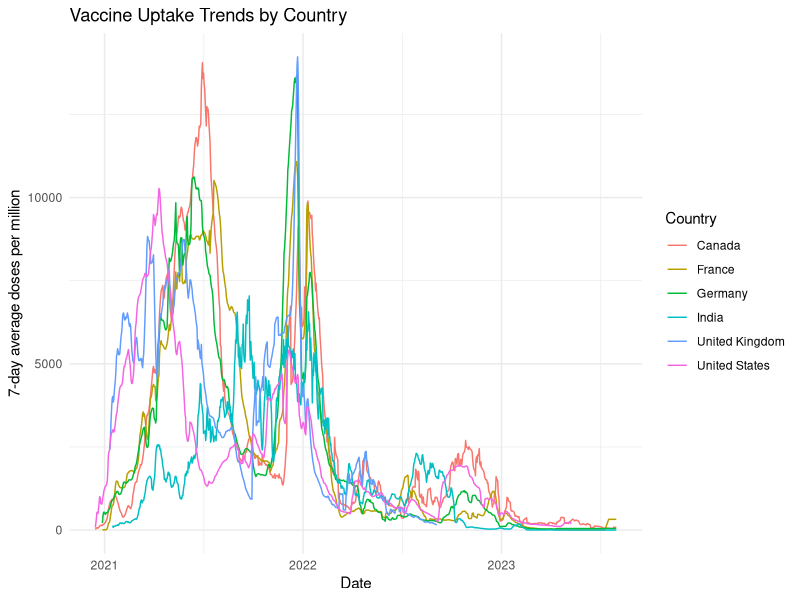
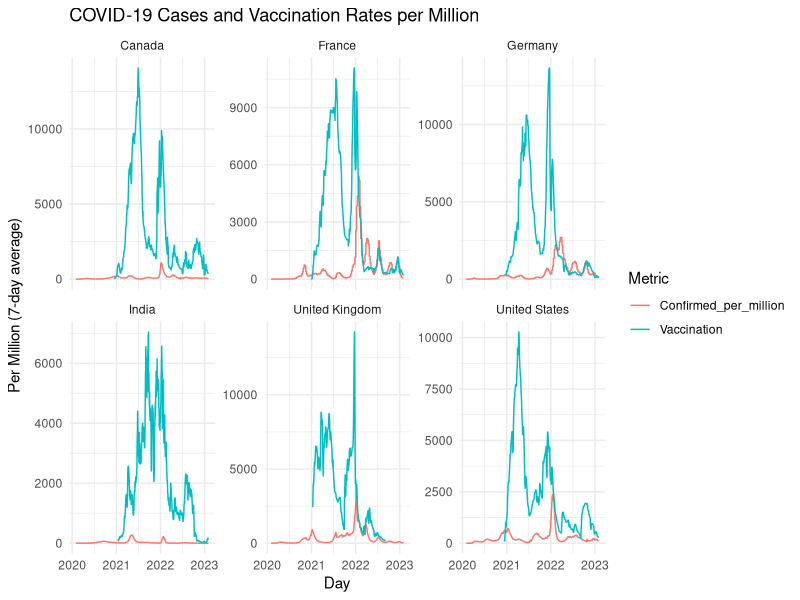
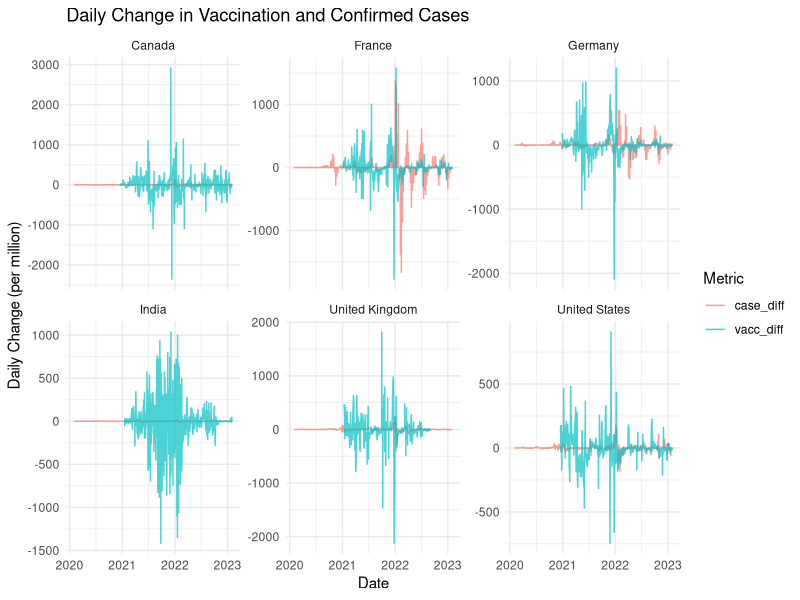
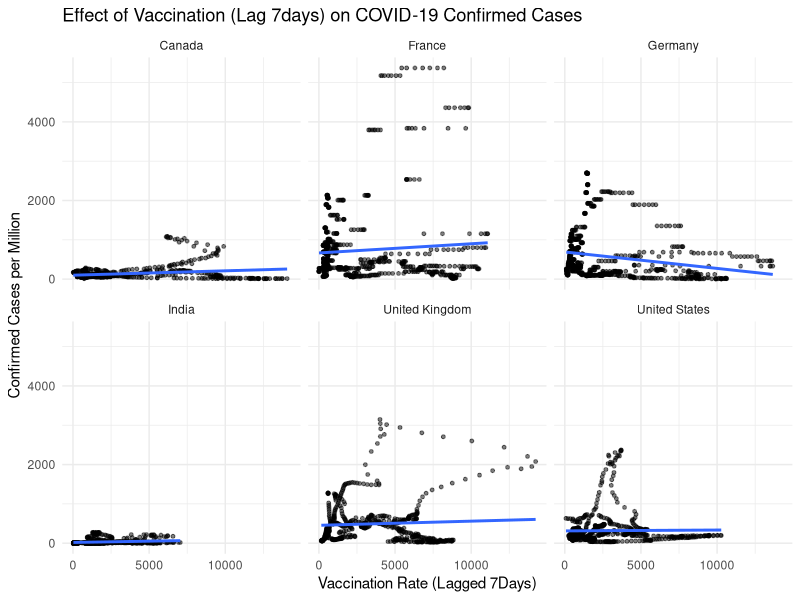
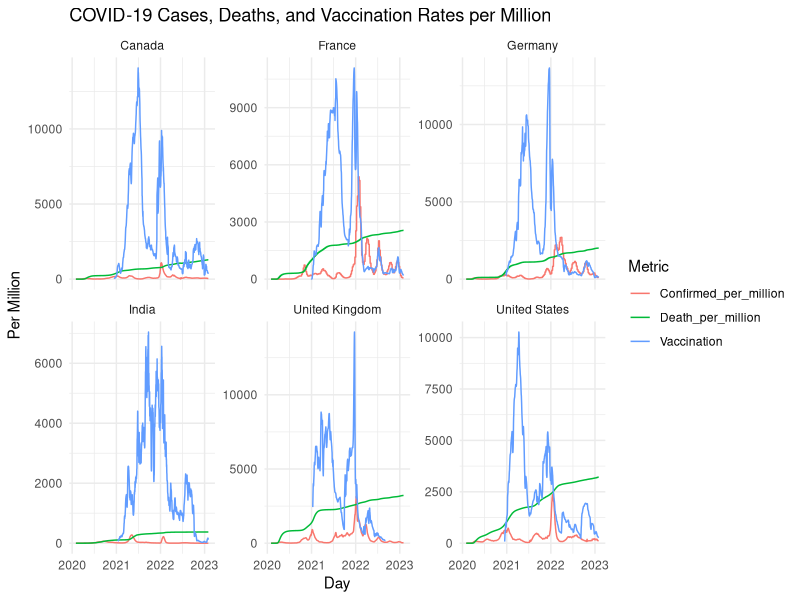

R code for these plots, in order:
## ---- chunk 1
knitr::opts_chunk$set(
  warning = FALSE,
  message = FALSE,
  echo = TRUE
)
## ---- chunk 2
library(tidyverse)
library(lubridate)
library(ggplot2)
case = read_csv("COVID-19 confirmed case per million.csv")
death = read_csv("Total confirmed deaths due to COVID-19 per 100,000 people.csv")
vaccine = read_csv("COVID-19 vaccination.csv")

names(case)[1] <- "Day"
names(vaccine)[1] <- "Day"
names(death)[1] <- "Day"
## ---- chunk 3
case_long = case |>
  pivot_longer(-Day, names_to = "Country", 
               values_to = "Confirmed_per_million") |>
  mutate(Day = ymd(Day))

death_long = death |>
  pivot_longer(-Day, names_to = "Country",
               values_to = "Death_per_100k") |>
  mutate(Day = ymd(Day),
         Death_per_million = Death_per_100k * 10)
## ---- chunk 4
names(vaccine) <- c("Day", "Canada", "France", "Germany", "India", "United Kingdom", "United States")

vacc_long <- vaccine |> 
  pivot_longer(-Day, names_to = "Country", values_to = "Vaccination") |>
  mutate(Day = ymd(Day), 
         Doses = as.numeric(Vaccination)) |>
  filter(!is.na(Vaccination))

merge1 = left_join(case_long,vacc_long, by = c("Day", "Country"))
merge2 = left_join(merge1, death_long |> 
                     select(Day, Country, Death_per_million),
                   by = c("Day", "Country"))
## ---- chunk 5
#| label: fig-vacc-trend
#| fig-cap: "Figure: COVID-19 vaccine: 7-day average doses per million (by country)"

vacc_long |> 
  ggplot(aes(x = Day, y = Vaccination, color = Country)) +
  geom_line(linewidth = 0.5) +
  labs(x = "Date", y = "7-day average doses per million",
       title = "Vaccine Uptake Trends by Country") +
  theme_minimal()
## ---- chunk 6
#| label: tbl-vacc-summary
#| tbl-cap: "Table: Summary of vaccination data coverage (start-end date by country)"
library(knitr)
vacc_long |> 
  group_by(Country) |> 
  summarise(Start = min(Day, na.rm = TRUE), 
            End = max(Day, na.rm = TRUE)) |> 
  knitr::kable()
## ---- chunk 7
#| label: fig-vacc-vs-case
#| fig-cap: "Figure: Comparison of confirmed cases and vaccination rates per million (by country)"
merge1 |> 
  pivot_longer(cols = c("Confirmed_per_million", "Vaccination"),
               names_to = "Metric", values_to = "Value") |>
  ggplot(aes(x = Day, y = Value, color = Metric)) +
  geom_line() +
  facet_wrap(~Country, scales = "free_y") +
  labs(title = "COVID-19 Cases and Vaccination Rates per Million",
       y = "Per Million (7-day average)", x = "Day") +
  theme_minimal()
## ---- chunk 8
#| label: fig-daily-change
#| fig-cap: "	Figure: Daily changes in confirmed cases and vaccine doses per million"
merge_diff = merge1 |> 
  group_by(Country) |>
  arrange(Day) |>
  mutate(
    case_diff = Confirmed_per_million - lag(Confirmed_per_million),
    vacc_diff = Vaccination - lag(Vaccination)) |>
  pivot_longer(cols = c(case_diff, vacc_diff), 
               names_to = "Metric", values_to = "Value") |>
  filter(!is.na(Value))
merge_diff |>
  ggplot(aes(x = Day, y = Value, color = Metric)) +
  geom_line(alpha = 0.7) +
  facet_wrap(~Country, scales = "free_y") +
  labs(title = "Daily Change in Vaccination and Confirmed Cases",
       y = "Daily Change (per million)", x = "Date") +
  theme_minimal()
## ---- chunk 9
#| label: fig-lag-effect
#| fig-cap: "Figure: Lagged vaccination rate vs confirmed cases (7-day lag, by country)"
merge1_lag = merge1 |> 
  group_by(Country) |> 
  arrange(Day) |> 
  mutate(vacc_7 = lag(Vaccination, 7))

ggplot(merge1_lag, aes(x = vacc_7, y = Confirmed_per_million)) +
  geom_point(size = 1, alpha = 0.5) +
  geom_smooth(method = "lm", se = FALSE) +
  facet_wrap(~Country) +
  labs(title = "Effect of Vaccination (Lag 7days) on COVID-19 Confirmed Cases",
       x = "Vaccination Rate (Lagged 7Days)", 
       y = "Confirmed Cases per Million") +
  theme_minimal()
## ---- chunk 10
#| label: fig-case-death-vacc
#| fig-cap: "Figure: COVID-19 confirmed case-death raees-vaccination by country)"
merge2 = left_join(merge1, death_long |>
                     select(Day, Country, Death_per_million), 
                   by = c("Day", "Country"))
merge2 |> 
  pivot_longer(cols = c("Confirmed_per_million", 
                        "Vaccination", 
                        "Death_per_million"),
               names_to = "Metric", values_to = "Value") |>
  ggplot(aes(x = Day, y = Value, color = Metric)) +
  geom_line(linewidth = 0.5) +
  facet_wrap( ~ Country, scales = "free_y") +
  labs(title = "COVID-19 Cases, Deaths, and Vaccination Rates per Million",
       y = "Per Million", x = "Day") +
  theme_minimal()
